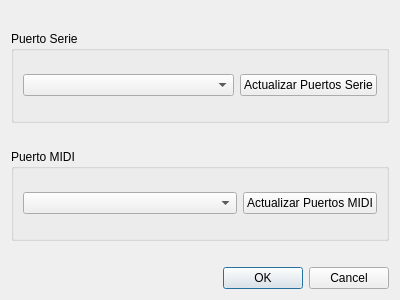
<?xml version="1.0" encoding="UTF-8"?>
<ui version="4.0">
 <class>DialogPreferencias</class>
 <widget class="QDialog" name="DialogPreferencias">
  <property name="geometry">
   <rect>
    <x>0</x>
    <y>0</y>
    <width>400</width>
    <height>300</height>
   </rect>
  </property>
  <property name="sizePolicy">
   <sizepolicy hsizetype="Fixed" vsizetype="Ignored">
    <horstretch>0</horstretch>
    <verstretch>0</verstretch>
   </sizepolicy>
  </property>
  <property name="windowTitle">
   <string>Dialog</string>
  </property>
  <layout class="QVBoxLayout" name="verticalLayout">
   <item>
    <spacer name="verticalSpacer_3">
     <property name="orientation">
      <enum>Qt::Vertical</enum>
     </property>
     <property name="sizeType">
      <enum>QSizePolicy::Maximum</enum>
     </property>
     <property name="sizeHint" stdset="0">
      <size>
       <width>20</width>
       <height>20</height>
      </size>
     </property>
    </spacer>
   </item>
   <item>
    <widget class="QGroupBox" name="groupBoxSerie">
     <property name="title">
      <string>Puerto Serie</string>
     </property>
     <layout class="QHBoxLayout" name="horizontalLayout_2">
      <item>
       <widget class="QComboBox" name="comboBoxSerie"/>
      </item>
      <item>
       <widget class="QPushButton" name="pushButtonSerie">
        <property name="sizePolicy">
         <sizepolicy hsizetype="Maximum" vsizetype="Fixed">
          <horstretch>0</horstretch>
          <verstretch>0</verstretch>
         </sizepolicy>
        </property>
        <property name="text">
         <string>Actualizar Puertos Serie</string>
        </property>
       </widget>
      </item>
     </layout>
    </widget>
   </item>
   <item>
    <spacer name="verticalSpacer">
     <property name="orientation">
      <enum>Qt::Vertical</enum>
     </property>
     <property name="sizeType">
      <enum>QSizePolicy::Fixed</enum>
     </property>
     <property name="sizeHint" stdset="0">
      <size>
       <width>20</width>
       <height>20</height>
      </size>
     </property>
    </spacer>
   </item>
   <item>
    <widget class="QGroupBox" name="groupBoxMidi">
     <property name="sizePolicy">
      <sizepolicy hsizetype="Preferred" vsizetype="Preferred">
       <horstretch>0</horstretch>
       <verstretch>0</verstretch>
      </sizepolicy>
     </property>
     <property name="title">
      <string>Puerto MIDI</string>
     </property>
     <layout class="QHBoxLayout" name="horizontalLayout">
      <property name="sizeConstraint">
       <enum>QLayout::SetDefaultConstraint</enum>
      </property>
      <item>
       <widget class="QComboBox" name="comboBoxMidi"/>
      </item>
      <item>
       <widget class="QPushButton" name="pushButtonMidi">
        <property name="sizePolicy">
         <sizepolicy hsizetype="Maximum" vsizetype="Maximum">
          <horstretch>0</horstretch>
          <verstretch>0</verstretch>
         </sizepolicy>
        </property>
        <property name="text">
         <string>Actualizar Puertos MIDI</string>
        </property>
       </widget>
      </item>
     </layout>
    </widget>
   </item>
   <item>
    <spacer name="verticalSpacer_2">
     <property name="orientation">
      <enum>Qt::Vertical</enum>
     </property>
     <property name="sizeType">
      <enum>QSizePolicy::Maximum</enum>
     </property>
     <property name="sizeHint" stdset="0">
      <size>
       <width>20</width>
       <height>20</height>
      </size>
     </property>
    </spacer>
   </item>
   <item>
    <widget class="QDialogButtonBox" name="buttonBox">
     <property name="orientation">
      <enum>Qt::Horizontal</enum>
     </property>
     <property name="standardButtons">
      <set>QDialogButtonBox::Cancel|QDialogButtonBox::Ok</set>
     </property>
    </widget>
   </item>
  </layout>
 </widget>
 <resources/>
 <connections>
  <connection>
   <sender>buttonBox</sender>
   <signal>accepted()</signal>
   <receiver>DialogPreferencias</receiver>
   <slot>accept()</slot>
   <hints>
    <hint type="sourcelabel">
     <x>248</x>
     <y>254</y>
    </hint>
    <hint type="destinationlabel">
     <x>157</x>
     <y>274</y>
    </hint>
   </hints>
  </connection>
  <connection>
   <sender>buttonBox</sender>
   <signal>rejected()</signal>
   <receiver>DialogPreferencias</receiver>
   <slot>reject()</slot>
   <hints>
    <hint type="sourcelabel">
     <x>316</x>
     <y>260</y>
    </hint>
    <hint type="destinationlabel">
     <x>286</x>
     <y>274</y>
    </hint>
   </hints>
  </connection>
 </connections>
</ui>
